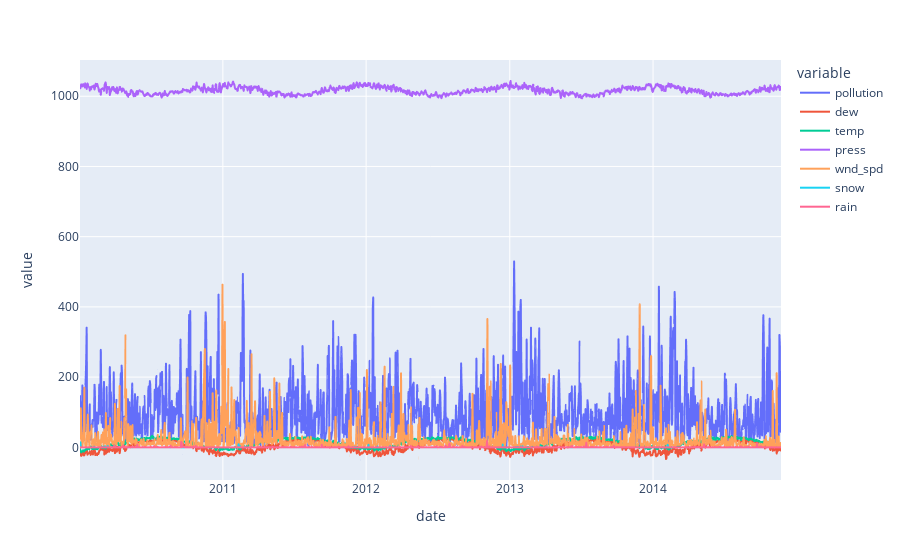

This figure's notebook cell:
### Markdown cell above
### Visualize the data

### Code cell
import plotly.express as px
import pandas as pd

df = pd.read_csv(filename)
fig = px.line(df, x='date', y=df.columns)
fig.show()

### Figure 1 — Plotly figure (JSON) as saved in the notebook; plotly's stock layout.template omitted (floating-point values rounded to 4 significant figures; data arrays with more than 128 entries replaced by an {"elided": "..."} marker saying what was removed)
{"data": [{"hovertemplate": "variable=pollution<br>date=%{x}<br>value=%{y}<extra></extra>", "legendgroup": "pollution", "line": {"color": "#636efa", "dash": "solid"}, "marker": {"symbol": "circle"}, "mode": "lines", "name": "pollution", "showlegend": true, "type": "scattergl", "x": {"elided": "1751 str values"}, "xaxis": "x", "y": {"elided": "1751 float values"}, "yaxis": "y"}, {"hovertemplate": "variable=dew<br>date=%{x}<br>value=%{y}<extra></extra>", "legendgroup": "dew", "line": {"color": "#EF553B", "dash": "solid"}, "marker": {"symbol": "circle"}, "mode": "lines", "name": "dew", "showlegend": true, "type": "scattergl", "x": {"elided": "1751 str values"}, "xaxis": "x", "y": {"elided": "1751 float values"}, "yaxis": "y"}, {"hovertemplate": "variable=temp<br>date=%{x}<br>value=%{y}<extra></extra>", "legendgroup": "temp", "line": {"color": "#00cc96", "dash": "solid"}, "marker": {"symbol": "circle"}, "mode": "lines", "name": "temp", "showlegend": true, "type": "scattergl", "x": {"elided": "1751 str values"}, "xaxis": "x", "y": {"elided": "1751 float values"}, "yaxis": "y"}, {"hovertemplate": "variable=press<br>date=%{x}<br>value=%{y}<extra></extra>", "legendgroup": "press", "line": {"color": "#ab63fa", "dash": "solid"}, "marker": {"symbol": "circle"}, "mode": "lines", "name": "press", "showlegend": true, "type": "scattergl", "x": {"elided": "1751 str values"}, "xaxis": "x", "y": {"elided": "1751 float values"}, "yaxis": "y"}, {"hovertemplate": "variable=wnd_spd<br>date=%{x}<br>value=%{y}<extra></extra>", "legendgroup": "wnd_spd", "line": {"color": "#FFA15A", "dash": "solid"}, "marker": {"symbol": "circle"}, "mode": "lines", "name": "wnd_spd", "showlegend": true, "type": "scattergl", "x": {"elided": "1751 str values"}, "xaxis": "x", "y": {"elided": "1751 float values"}, "yaxis": "y"}, {"hovertemplate": "variable=snow<br>date=%{x}<br>value=%{y}<extra></extra>", "legendgroup": "snow", "line": {"color": "#19d3f3", "dash": "solid"}, "marker": {"symbol": "circle"}, "mode": "lines", "name": "snow", "showlegend": true, "type": "scattergl", "x": {"elided": "1751 str values"}, "xaxis": "x", "y": {"elided": "1751 float values"}, "yaxis": "y"}, {"hovertemplate": "variable=rain<br>date=%{x}<br>value=%{y}<extra></extra>", "legendgroup": "rain", "line": {"color": "#FF6692", "dash": "solid"}, "marker": {"symbol": "circle"}, "mode": "lines", "name": "rain", "showlegend": true, "type": "scattergl", "x": {"elided": "1751 str values"}, "xaxis": "x", "y": {"elided": "1751 float values"}, "yaxis": "y"}], "layout": {"legend": {"title": {"text": "variable"}, "tracegroupgap": 0}, "margin": {"t": 60}, "xaxis": {"anchor": "y", "domain": [0, 1], "title": {"text": "date"}}, "yaxis": {"anchor": "x", "domain": [0, 1], "title": {"text": "value"}}}}
